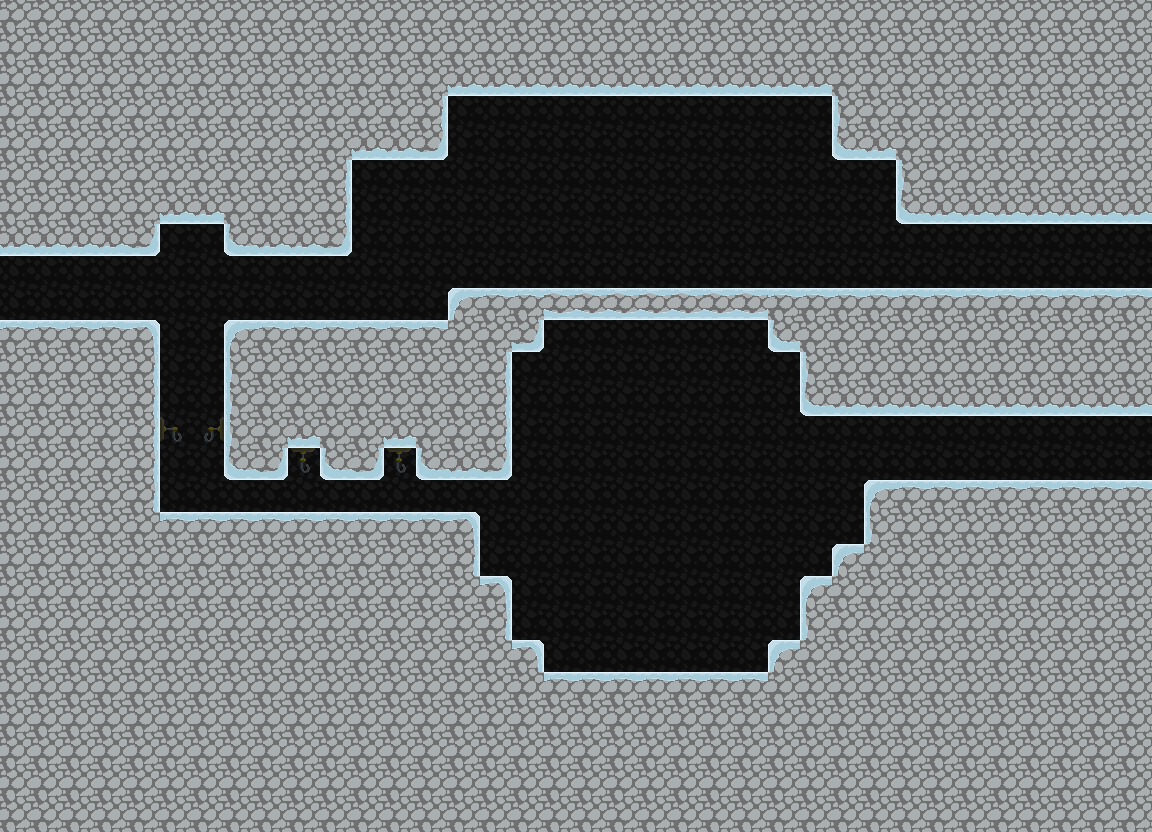

This game map was drawn from its Tiled (.tmx) file and the tilesets committed beside it. A one-line description and the full map source follow:
An orthogonal 36x26 tile map with 32x32 px tiles, 2 tile layers (tilemap, foreground) and 5 objects (3x travelPoint, 2x jadedragon).

<map version="1.0" orientation="orthogonal" width="36" height="26" tilewidth="32" tileheight="32">
 <tileset firstgid="1" name="tilemap" tilewidth="32" tileheight="32">
  <image source="gfx/tilemap.png" width="192" height="320" />
 </tileset>
 <layer name="tilemap" width="36" height="26" opacity="0.34">
  <data encoding="csv">
9,9,9,9,9,9,9,9,9,9,9,9,9,9,9,9,9,9,9,9,9,9,9,9,9,9,9,9,9,9,9,9,9,9,9,9,
9,9,9,9,9,9,9,9,9,9,9,9,9,9,9,9,9,9,9,9,9,9,9,9,9,9,9,9,9,9,9,9,9,9,9,9,
9,9,9,9,9,9,9,9,9,9,9,9,9,9,9,9,9,9,9,9,9,9,9,9,9,9,9,9,9,9,9,9,9,9,9,9,
9,9,9,9,9,9,9,9,9,9,9,9,9,9,9,9,9,9,9,9,9,9,9,9,9,9,9,9,9,9,9,9,9,9,9,9,
9,9,9,9,9,9,9,9,9,9,9,9,9,9,9,9,9,9,9,9,9,9,9,9,9,9,9,9,9,9,9,9,9,9,9,9,
9,9,9,9,9,9,9,9,9,9,9,9,9,9,9,9,9,9,9,9,9,9,9,9,9,9,9,9,9,9,9,9,9,9,9,9,
9,9,9,9,9,9,9,9,9,9,9,9,9,9,9,9,9,9,9,9,9,9,9,9,9,9,9,9,9,9,9,9,9,9,9,9,
9,9,9,9,9,9,9,9,9,9,9,9,9,9,9,9,9,9,9,9,9,9,9,9,9,9,9,9,9,9,9,9,9,9,9,9,
9,9,9,9,9,9,9,9,9,9,9,9,9,9,9,9,9,9,9,9,9,9,9,9,9,9,9,9,9,9,9,9,9,9,9,9,
9,9,9,9,9,9,9,9,9,9,9,9,9,9,9,9,9,9,9,9,9,9,9,9,9,9,9,9,9,9,9,9,9,9,9,9,
9,9,9,9,9,9,9,9,9,9,9,9,9,9,9,9,9,9,9,9,9,9,9,9,9,9,9,9,9,9,9,9,9,9,9,9,
9,9,9,9,9,9,9,9,9,9,9,9,9,9,9,9,9,9,9,9,9,9,9,9,9,9,9,9,9,9,9,9,9,9,9,9,
9,9,9,9,9,9,9,9,9,9,9,9,9,9,9,9,9,9,9,9,9,9,9,9,9,9,9,9,9,9,9,9,9,9,9,9,
9,9,9,9,9,39,38,9,9,9,9,9,9,9,9,9,9,9,9,9,9,9,9,9,9,9,9,9,9,9,9,9,9,9,9,9,
9,9,9,9,9,9,9,9,9,37,9,9,37,9,9,9,9,9,9,9,9,9,9,9,9,9,9,9,9,9,9,9,9,9,9,9,
9,9,9,9,9,9,9,9,9,9,9,9,9,9,9,9,9,9,9,9,9,9,9,9,9,9,9,9,9,9,9,9,9,9,9,9,
9,9,9,9,9,9,9,9,9,9,9,9,9,9,9,9,9,9,9,9,9,9,9,9,9,9,9,9,9,9,9,9,9,9,9,9,
9,9,9,9,9,9,9,9,9,9,9,9,9,9,9,9,9,9,9,9,9,9,9,9,9,9,9,9,9,9,9,9,9,9,9,9,
9,9,9,9,9,9,9,9,9,9,9,9,9,9,9,9,9,9,9,9,9,9,9,9,9,9,9,9,9,9,9,9,9,9,9,9,
9,9,9,9,9,9,9,9,9,9,9,9,9,9,9,9,9,9,9,9,9,9,9,9,9,9,9,9,9,9,9,9,9,9,9,9,
9,9,9,9,9,9,9,9,9,9,9,9,9,9,9,9,9,9,9,9,9,9,9,9,9,9,9,9,9,9,9,9,9,9,9,9,
9,9,9,9,9,9,9,9,9,9,9,9,9,9,9,9,9,9,9,9,9,9,9,9,9,9,9,9,9,9,9,9,9,9,9,9,
9,9,9,9,9,9,9,9,9,9,9,9,9,9,9,9,9,9,9,9,9,9,9,9,9,9,9,9,9,9,9,9,9,9,9,9,
9,9,9,9,9,9,9,9,9,9,9,9,9,9,9,9,9,9,9,9,9,9,9,9,9,9,9,9,9,9,9,9,9,9,9,9,
9,9,9,9,9,9,9,9,9,9,9,9,9,9,9,9,9,9,9,9,9,9,9,9,9,9,9,9,9,9,9,9,9,9,9,9,
9,9,9,9,9,9,9,9,9,9,9,9,9,9,9,9,9,9,9,9,9,9,9,9,9,9,9,9,9,9,9,9,9,9,9,9
</data>
 </layer>
 <layer name="foreground" width="36" height="26">
  <data encoding="csv">
11,11,11,11,11,11,11,11,11,11,11,11,11,11,11,11,11,11,11,11,11,11,11,11,11,11,11,11,11,11,11,11,11,11,11,11,
11,11,11,11,11,11,11,11,11,11,11,11,11,11,11,11,11,11,11,11,11,11,11,11,11,11,11,11,11,11,11,11,11,11,11,11,
11,11,11,11,11,11,11,11,11,11,11,11,11,11,17,17,17,17,17,17,17,17,17,17,17,17,11,11,11,11,11,11,11,11,11,11,
11,11,11,11,11,11,11,11,11,11,11,11,11,12,0,0,0,0,0,0,0,0,0,0,0,0,10,11,11,11,11,11,11,11,11,11,
11,11,11,11,11,11,11,11,11,11,11,17,17,18,0,0,0,0,0,0,0,0,0,0,0,0,16,17,11,11,11,11,11,11,11,11,
11,11,11,11,11,11,11,11,11,11,12,0,0,0,0,0,0,0,0,0,0,0,0,0,0,0,0,0,10,11,11,11,11,11,11,11,
11,11,11,11,11,17,17,11,11,11,12,0,0,0,0,0,0,0,0,0,0,0,0,0,0,0,0,0,16,17,17,17,17,17,17,17,
17,17,17,17,18,0,0,16,17,17,18,0,0,0,0,0,0,0,0,0,0,0,0,0,0,0,0,0,0,0,0,0,0,0,0,0,
0,0,0,0,0,0,0,0,0,0,0,0,0,0,0,0,0,0,0,0,0,0,0,0,0,0,0,0,0,0,0,0,0,0,0,0,
0,0,0,0,0,0,0,0,0,0,0,0,0,0,4,5,5,13,13,13,13,13,13,13,5,5,5,5,5,5,5,5,5,5,5,5,
5,5,5,5,6,0,0,4,5,5,5,5,5,5,11,11,18,0,0,0,0,0,0,0,16,11,11,11,11,11,11,11,11,11,11,11,
11,11,11,11,12,0,0,10,11,11,11,11,11,11,11,12,0,0,0,0,0,0,0,0,0,10,11,11,11,11,11,11,11,11,11,11,
11,11,11,11,12,0,0,10,11,11,11,11,11,11,11,12,0,0,0,0,0,0,0,0,0,16,17,17,17,17,17,17,17,17,17,17,
11,11,11,11,12,0,0,10,11,17,11,11,17,11,11,12,0,0,0,0,0,0,0,0,0,0,0,0,0,0,0,0,0,0,0,0,
11,11,11,11,12,0,0,16,18,0,16,18,0,16,17,18,0,0,0,0,0,0,0,0,0,0,0,0,0,0,0,0,0,0,0,0,
11,11,11,11,12,0,0,0,0,0,0,0,0,0,0,0,0,0,0,0,0,0,0,0,0,0,0,4,5,5,5,5,5,5,5,5,
11,11,11,11,11,5,5,5,5,5,5,5,5,5,6,0,0,0,0,0,0,0,0,0,0,0,0,10,11,11,11,11,11,11,11,11,
11,11,11,11,11,11,11,11,11,11,11,11,11,11,12,0,0,0,0,0,0,0,0,0,0,0,4,11,11,11,11,11,11,11,11,11,
11,11,11,11,11,11,11,11,11,11,11,11,11,11,11,6,0,0,0,0,0,0,0,0,0,4,11,11,11,11,11,11,11,11,11,11,
11,11,11,11,11,11,11,11,11,11,11,11,11,11,11,12,0,0,0,0,0,0,0,0,0,10,11,11,11,11,11,11,11,11,11,11,
11,11,11,11,11,11,11,11,11,11,11,11,11,11,11,11,6,0,0,0,0,0,0,0,4,11,11,11,11,11,11,11,11,11,11,11,
11,11,11,11,11,11,11,11,11,11,11,11,11,11,11,11,11,5,5,5,5,5,5,5,11,11,11,11,11,11,11,11,11,11,11,11,
11,11,11,11,11,11,11,11,11,11,11,11,11,11,11,11,11,11,11,11,11,11,11,11,11,11,11,11,11,11,11,11,11,11,11,11,
11,11,11,11,11,11,11,11,11,11,11,11,11,11,11,11,11,11,11,11,11,11,11,11,11,11,11,11,11,11,11,11,11,11,11,11,
11,11,11,11,11,11,11,11,11,11,11,11,11,11,11,11,11,11,11,11,11,11,11,11,11,11,11,11,11,11,11,11,11,11,11,11,
11,11,11,11,11,11,11,11,11,11,11,11,11,11,11,11,11,11,11,11,11,11,11,11,11,11,11,11,11,11,11,11,11,11,11,11
</data>
 </layer>
 <objectgroup name="objects" width="36" height="26">
  <object name="room4-2to4-1" type="travelPoint" x="0" y="256" width="32" height="64">
   <properties>
    <property name="map" value="room4-1" />
    <property name="target" value="room4-1to4-2" />
   </properties>
  </object>
  <object name="room4-2to3-3" type="travelPoint" x="1120" y="224" width="32" height="64">
   <properties>
    <property name="map" value="room3-3" />
    <property name="target" value="room3-3to4-2" />
   </properties>
  </object>
  <object name="room4-2to4-3" type="travelPoint" x="1120" y="416" width="32" height="64">
   <properties>
    <property name="map" value="room4-3" />
    <property name="target" value="room4-3to4-2" />
   </properties>
  </object>
  <object type="jadedragon" x="640" y="192" width="32" height="32">
   <properties>
    <property name="delay" value=".5" />
    <property name="interval" value="1.5" />
   </properties>
  </object>
  <object type="jadedragon" x="640" y="480" width="32" height="32">
   <properties>
    <property name="delay" value="0" />
    <property name="interval" value="2" />
   </properties>
  </object>
 </objectgroup>
</map>
